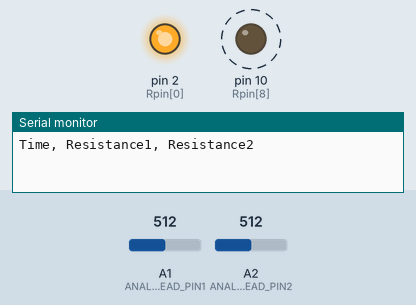
Simulated run of this sketch. Board: Arduino Uno, built with avr-gcc and run on an emulated ATmega328P. Shown: output pins drawn as LEDs (lit = HIGH), the last lines printed to the serial monitor. Dashed ring = blinking. The test bench sets the inputs (shaded band); at power-on: A1 (ANALOG_READ_PIN1) = 512, A2 (ANALOG_READ_PIN2) = 512.

Above: at 1.4 s.
At 5.06 s:
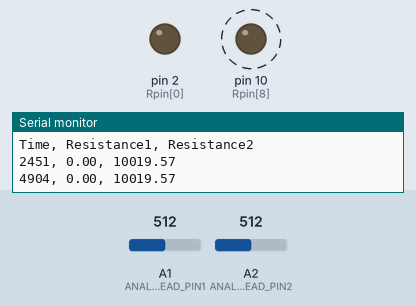
Timing chart, 0 to 5.6 s (numbered marks = the images above):
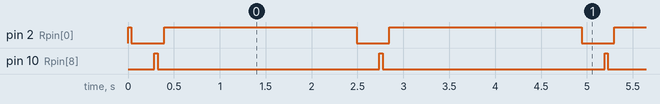

The sketch:

Arduino_wired_ARMS_2_resistors.ino
```cpp
//check Aref and digitalwrite high are same

#define ANALOG_READ_PIN1 A1
#define ANALOG_READ_PIN2 A2
#define NUM_R 11
#define SAMPLE_INTERVAL 5
#define NUM_TEST_SAMPLES 5
#define NUM_REAL_SAMPLES 200
unsigned long myTime;

const int Rpin[NUM_R] = {2, 3, 4, 5, 6, 7, 8, 9, 10, 11, 12};
const double Rval[NUM_R] = {10000.0, 30000.0, 100000.0, 300000.0, 1000000.0, 3000000.0, 10000000.0, 30000000.0, 100000000.0, 300000000.0, 1000000000.0};

void setup() {
  // put your setup code here, to run once:
  Serial.begin(115200);

  for (int i = 0; i < NUM_R; ++i)
  {
    pinMode(Rpin[i], OUTPUT);
    digitalWrite(Rpin[i], LOW);
    pinMode(Rpin[i], INPUT);
  }
  Serial.print("Time, ");
  Serial.print("Resistance1, ");
  Serial.print("Resistance2\n");
}

void loop() {
  // change to ticker function later
  //delay(1000);
  int closestRpin = getClosestRpin();
  double closestRseries = Rval[closestRpin];

  pinMode(Rpin[closestRpin], OUTPUT);
  digitalWrite(Rpin[closestRpin], HIGH);
  delay(10);
  double ADCval1 = getAvgADCval1(NUM_REAL_SAMPLES, SAMPLE_INTERVAL);
  double ADCval2 = getAvgADCval2(NUM_REAL_SAMPLES, SAMPLE_INTERVAL);
  digitalWrite(Rpin[closestRpin], LOW);
  pinMode(Rpin[closestRpin], INPUT);

  double R1 = convertADCval1toR1(ADCval1, ADCval2, closestRseries);
  double R2 = convertADCval2toR2(ADCval1, ADCval2, closestRseries);
  //Serial.print("Time: ");
  myTime = millis();
  Serial.print(myTime);
  //Serial.print("Closest Rseries, ");
  //Serial.print(closestRseries);
  Serial.print(", ");
  //Serial.print("ADC measured, ");
  //Serial.print(ADCval);
  //Serial.print("\n");
  //Serial.print("Measured R, ");
  Serial.print(R1);
  Serial.print(", ");
  Serial.print(R2);
  Serial.print("\n");
}

int getClosestRpin()
{
  double minDiff = 1023.0;
  int closestPin = 0;
  for (int i = 0; i < NUM_R; ++i)
  {
    //Serial.print("Rpin");
    //Serial.println(Rpin[i]);
    pinMode(Rpin[i], OUTPUT);
    digitalWrite(Rpin[i], HIGH);
    delay(10);
    double ADCvaldiff = abs(getAvgADCval1(NUM_TEST_SAMPLES, SAMPLE_INTERVAL) - 341); //341 is one third of the ADCval range
    //Serial.print("ADCvaldiff");
    //Serial.println(ADCvaldiff);
    digitalWrite(Rpin[i], LOW);
    pinMode(Rpin[i], INPUT);
    if (ADCvaldiff < minDiff)
    {
      minDiff = ADCvaldiff;
      closestPin = i;
    }
    //Serial.println(closestPin);
  }
  return closestPin;

}

double getAvgADCval1(int numSamplesToAvg, int sampleInterval) {
  double ADCval = 0.0;
  for (int i = 0; i < numSamplesToAvg; ++i)
  {
    ADCval += analogRead(ANALOG_READ_PIN1);
    delay(sampleInterval);
  }
  ADCval = ADCval / numSamplesToAvg;
  return ADCval;
}

double getAvgADCval2(int numSamplesToAvg, int sampleInterval) {
  double ADCval = 0.0;
  for (int i = 0; i < numSamplesToAvg; ++i)
  {
    ADCval += analogRead(ANALOG_READ_PIN2);
    delay(sampleInterval);
  }
  ADCval = ADCval / numSamplesToAvg;
  return ADCval;
}

double convertADCval1toR1(double ADCval1, double ADCval2, double Rseries)
{
  double R = Rseries * (ADCval1 - ADCval2) / (1023.0 - ADCval1);
  return R;
}


double convertADCval2toR2(double ADCval1, double ADCval2, double Rseries)
{
  double R = Rseries * ADCval2 / (1023.0 - ADCval1);
  return R;
}
```

Measured:
- by itself, pin 2 (Rpin[0]): repeats every 2.5 s: LOW 0.36 s, HIGH 2.1 s
- by itself, pin 10 (Rpin[8]): alternates HIGH for 0.04 s and LOW for 2.4 s
- by itself, everything shown: repeats every 2.5 s, in 3 steps
